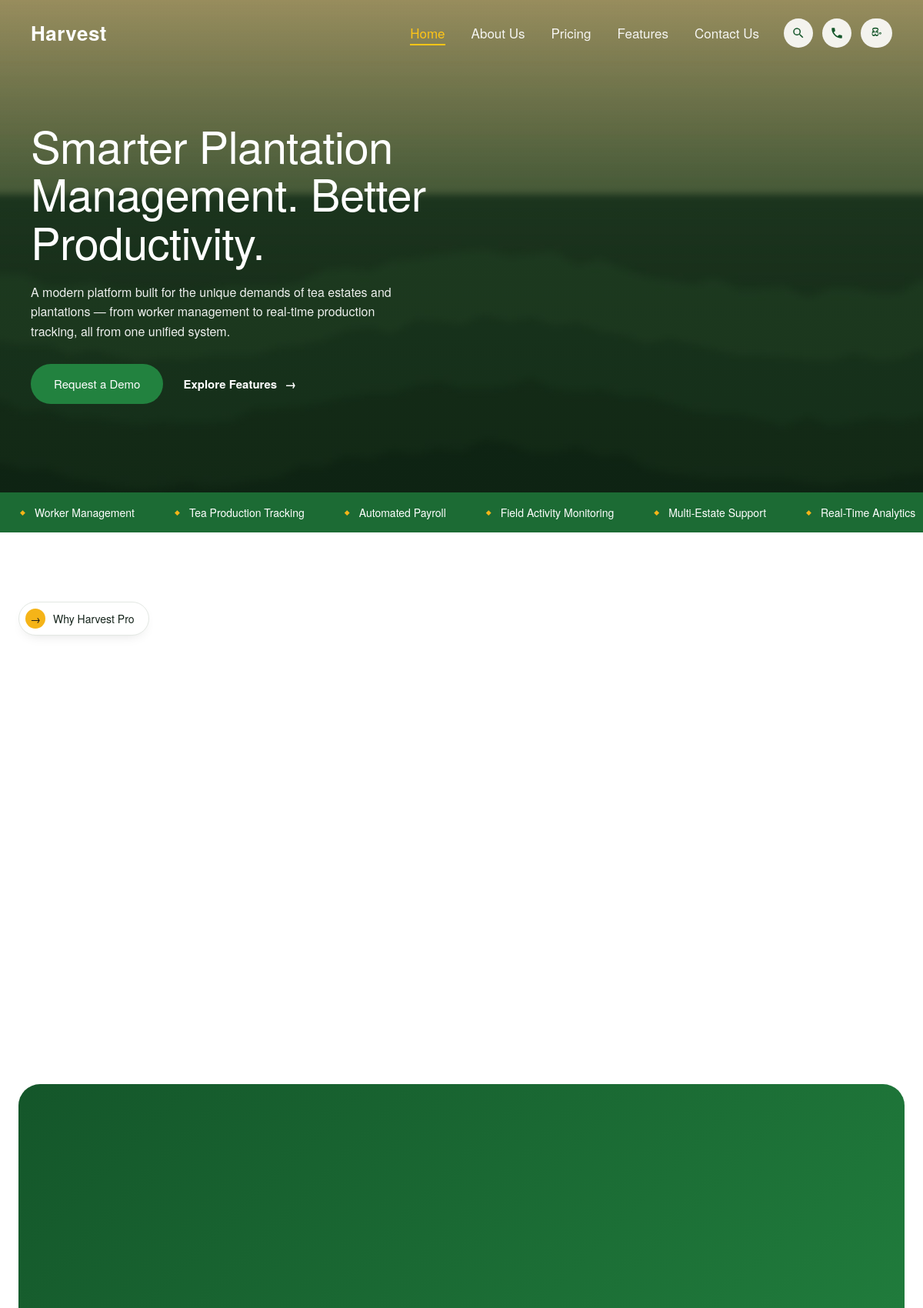
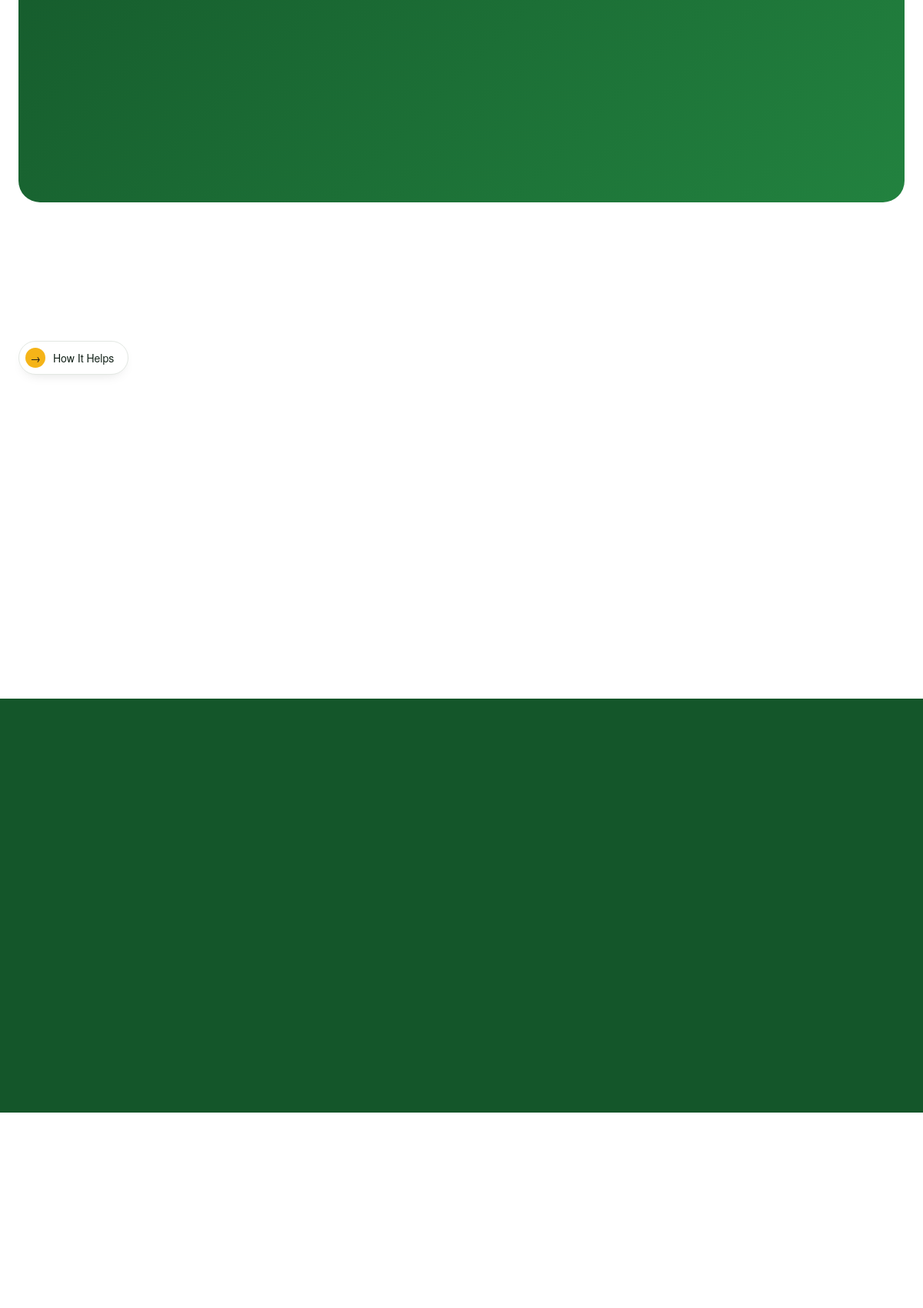
The page / (upper part) on the database its author committed (2 pictures, top to bottom).
### tables this page shows
CREATE TABLE IF NOT EXISTS `hero_slides` (
  `id` INT(11) NOT NULL AUTO_INCREMENT,
  `headline` VARCHAR(255) NOT NULL DEFAULT '',
  `subtext` TEXT DEFAULT NULL,
  `btn1_text` VARCHAR(100) DEFAULT NULL,
  `btn1_link` VARCHAR(255) DEFAULT NULL,
  `btn2_text` VARCHAR(100) DEFAULT NULL,
  `btn2_link` VARCHAR(255) DEFAULT NULL,
  `image` VARCHAR(255) DEFAULT NULL,
  `sort_order` INT(11) NOT NULL DEFAULT 0,
  `is_active` TINYINT(1) NOT NULL DEFAULT 1,
  PRIMARY KEY (`id`)
);

### includes/functions.php (called while the page is built, shortened)
<?php
require_once __DIR__ . '/config.php';
function current_lang(): string
{
    return CURRENT_LANG;
}
function translate(?string $text): string
{
    $text = (string)$text;
    if ($text === '' || current_lang() !== 'si') {
        return $text;
    }
    return $GLOBALS['TRANSLATIONS_SI'][$text] ?? $text;
}
function get_settings(): array
{
    global $pdo;
    static $cache = null;
    if ($cache !== null) {
        return $cache;
    }
    $cache = [];
    $rows = $pdo->query("SELECT setting_key, setting_value FROM settings")->fetchAll();
    foreach ($rows as $row) {
        $cache[$row['setting_key']] = $row['setting_value'];
    }
    return $cache;
}
function setting(string $key, string $default = ''): string
{
    $settings = get_settings();
    $value = isset($settings[$key]) && $settings[$key] !== '' ? $settings[$key] : $default;
    return translate($value);
}
function e(?string $value): string
{
    return htmlspecialchars((string)$value, ENT_QUOTES, 'UTF-8');
}
function resolve_image_url(string $value, string $fallback = ''): string
{
    if ($value === '') {
        return $fallback;
    }
    return UPLOAD_URL . ltrim($value, '/');
}
function image_url(string $key, string $fallback = ''): string
{
    return resolve_image_url(setting($key, ''), $fallback);
}
function get_hero_slides(): array
{
    global $pdo;
    $rows = $pdo->query(
        "SELECT * FROM hero_slides WHERE is_active = 1 ORDER BY sort_order ASC, id ASC"
    )->fetchAll();
    foreach ($rows as &$row) {
        $row['headline']  = translate($row['headline'] ?? '');
        $row['subtext']   = translate($row['subtext'] ?? '');
        $row['btn1_text'] = translate($row['btn1_text'] ?? '');
    }
    return $rows;
}
    ?>

### includes/maintenance-gate.php (called while the page is built, shortened)
<?php
if (setting('maintenance_mode') === '1' && empty($_SESSION['admin_id'])) {
    http_response_code(503);
    header('Retry-After: 3600');
    $mTitle = setting('maintenance_title', 'We\'ll be right back');
    $mMsg   = setting('maintenance_message', 'We\'re currently performing scheduled maintenance. Please check back shortly.');
    $mBrand = setting('brand_name', 'Harvest');
    $mFavicon = image_url('favicon');
    ?>
<!DOCTYPE html>
<html lang="<?= e(current_lang()) ?>">
<head>
<meta charset="UTF-8">
<meta name="viewport" content="width=device-width, initial-scale=1.0">
<?php if ($mFavicon !== ''): ?><link rel="icon" href="<?= e($mFavicon) ?>"><?php endif; ?>
<title><?= e($mTitle) ?> — <?= e($mBrand) ?></title>
<style>
  * { margin: 0; padding: 0; box-sizing: border-box; }
  body {
    min-height: 100vh; display: flex; align-items: center; justify-content: center;
    background: #0f3d1e; color: #fff; font-family: "Helvetica Neue", Helvetica, Arial, sans-serif; text-align: center; padding: 24px;
  }
  .m-box { max-width: 480px; }
  .m-brand { font-family: "Helvetica Neue", Helvetica, Arial, sans-serif; font-weight: 600; font-size: 22px; margin-bottom: 28px; color: #f5b418; }
  h1 { font-family: "Helvetica Neue", Helvetica, Arial, sans-serif; font-weight: 300; font-size: 32px; margin-bottom: 14px; }
  p { font-size: 15px; line-height: 1.6; color: #d7e2da; }
</style>
</head>
<body>
  <div class="m-box">
    <div class="m-brand"><?= e($mBrand) ?> Pro</div>
    <h1><?= e($mTitle) ?></h1>
    <p><?= nl2br_e($mMsg) ?></p>
  </div>
</body>
</html>
<?php
    exit;
}

### index.php (the view, shortened to what this page needs)
<?php
require_once __DIR__ . '/includes/functions.php';
require_once __DIR__ . '/includes/maintenance-gate.php';
$tickerItems = array_filter(array_map('trim', explode('|', setting('ticker_items'))));
$heroSlides = get_hero_slides();
$ctaBg         = image_url('cta_bg_image', 'assets/images/cta-bg.jpg');
?>
<!DOCTYPE html>
<html lang="<?= e(current_lang()) ?>">
<head>
<link rel="stylesheet" href="assets/css/style.css?v=1.3">
</head>
<body>
<?php $activeNav = 'home'; require __DIR__ . '/includes/site-nav.php'; ?>
<header class="hero" id="home">
  <div class="hero-slider" id="heroSlider">
    <?php foreach ($heroSlides as $i => $slide):
        $slideBg = resolve_image_url($slide['image'] ?? '', 'assets/images/hero-bg.jpg');
    ?>
      <div class="hero-slide<?= $i === 0 ? ' active' : '' ?>" style="background-image:linear-gradient(rgba(10,30,15,.4),rgba(10,30,15,.55)),url('<?= e($slideBg) ?>');">
        <div class="hero-inner">
          <div class="hero-content">
            <h1 class="hero-title"><?= e($slide['headline'] ?? '') ?></h1>
            <?php if (!empty($slide['subtext'])): ?><p class="hero-sub"><?= e($slide['subtext']) ?></p><?php endif; ?>
            <div class="hero-btns">
              <?php if (!empty($slide['btn1_text'])): ?>
                <a href="<?= e($slide['btn1_link'] ?: '#') ?>" class="btn btn-primary"><?= e($slide['btn1_text']) ?></a>
              <?php endif; ?>
              <?php if (!empty($slide['btn2_text'])): ?>
                <a href="<?= e($slide['btn2_link'] ?: '#') ?>" class="btn btn-text"><?= e($slide['btn2_text']) ?> <span>&rarr;</span></a>
              <?php endif; ?>
            </div>
          </div>
        </div>
      </div>
    <?php endforeach; ?>
  </div>
</header>
<div class="ticker">
  <div class="ticker-track">
    <?php for ($i = 0; $i < 2; $i++): ?>
      <?php foreach ($tickerItems as $item): ?>
        <span class="ticker-item"><span class="diamond">&#9670;</span> <?= e($item) ?></span>
      <?php endforeach; ?>
    <?php endfor; ?>
  </div>
</div>
<section class="why section" id="about">
  <div class="container">
    <span class="pill"><span class="pill-arrow">&rarr;</span> <?= e(setting('why_badge')) ?></span>
    <div class="why-grid">
    </div>
  </div>
</section>
<section class="features section" id="features">
  <div class="container">
    <div class="features-card">
      <div class="features-right">
      </div>
    </div>
  </div>
</section>
<section class="how section">
  <div class="container">
    <span class="pill"><span class="pill-arrow">&rarr;</span> <?= e(setting('how_badge')) ?></span>
    <div class="how-grid">
    </div>
  </div>
</section>
<section class="cta" id="contact" data-bg="linear-gradient(rgba(15,30,18,.72),rgba(15,30,18,.55)),url('<?= e($ctaBg) ?>')">
  <div class="container">
  </div>
</section>
<?php require __DIR__ . '/includes/site-footer.php'; ?>

### assets/css/style.css (style rules this page uses)
:root { --green-900: #0f3d1e; --green-800: #14562a; --green-700: #1c6b34; --green-600: #22823f; --green-500: #2f9d4e; --green-050: #eaf3ec; --gold: #f5b418; --gold-soft: #f6c243; --ink: #14231a; --muted: #5c6b60; --line: #e3e8e3; --white: #ffffff; --cream: #f7f8f6; --radius: 18px; --radius-lg: 28px; --shadow: 0 20px 50px -20px rgba(15, 45, 25, .35); --maxw: 1200px; }
* { margin: 0; padding: 0; box-sizing: border-box; }
html { scroll-behavior: smooth; }
body { font-family: "Helvetica Neue", Helvetica, Arial, sans-serif; color: var(--ink); background: var(--white); line-height: 1.6; overflow-x: hidden; overflow-wrap: break-word; -webkit-text-size-adjust: 100%; }
.reveal { opacity: 0; transform: translateY(28px); transition: opacity .7s ease, transform .7s ease; }
.reveal.in-view { opacity: 1; transform: translateY(0); }
h1, h2, h3, h4, h5, h6 { font-family: "Helvetica Neue", Helvetica, Arial, sans-serif; font-weight: 300; }
a { text-decoration: none; color: inherit; }
.container { width: 100%; max-width: var(--maxw); margin: 0 auto; padding: 0 24px; }
.section { padding: 90px 0; }
.hero-title, .why-heading, .features-title, .how-title, .cta-title, .page-banner h1, .feature-text h2, .about-story-panel h2, .partners-head h2, .why-choose-title, .contact-form-inner h2 { line-height: 1.08; letter-spacing: -.01em; }
.btn { display: inline-flex; align-items: center; gap: 10px; font-size: 15px; font-weight: 500; cursor: pointer; border: none; transition: all .25s ease; white-space: nowrap; }
.btn-primary { background: var(--green-600); color: #fff; padding: 14px 30px; border-radius: 40px; }
.btn-text { color: #fff; padding: 14px 8px; font-weight: 600; }
.btn-text span { transition: transform .25s ease; }
.hero { position: relative; color: #fff; min-height: 640px; display: flex; flex-direction: column; }
.hero-slider { position: relative; flex: 1; overflow: hidden; }
.hero-slide { position: absolute; inset: 0; background-size: cover; background-position: center; display: flex; align-items: center; transform: translateX(100%); transition: transform .7s ease; pointer-events: none; z-index: 1; }
.hero-slide.active { transform: translateX(0); pointer-events: auto; z-index: 2; }
.hero-inner { width: 100%; max-width: 1320px; margin: 0 auto; padding: 112px 40px 70px; }
.hero-content { max-width: 560px; }
.hero-title { font-size: 58px; margin-bottom: 22px; }
.hero-sub { font-size: 16px; opacity: .92; max-width: 500px; margin-bottom: 30px; }
.hero-btns { display: flex; align-items: center; gap: 18px; flex-wrap: wrap; }
.ticker { background: var(--green-700); overflow: hidden; padding: 15px 0; }
.ticker-track { display: flex; gap: 0; white-space: nowrap; animation: scroll 32s linear infinite; width: max-content; }
.ticker-item { color: #fff; font-size: 14px; font-weight: 500; display: inline-flex; align-items: center; gap: 12px; padding: 0 26px; }
.ticker-item .diamond { color: var(--gold); font-size: 9px; }
.pill { display: inline-flex; align-items: center; gap: 10px; background: #fff; border: 1px solid var(--line); padding: 8px 18px 8px 8px; border-radius: 40px; font-size: 14px; font-weight: 500; color: var(--ink); box-shadow: 0 6px 18px -10px rgba(0,0,0,.2); }
.pill-arrow { width: 26px; height: 26px; border-radius: 50%; background: var(--gold); color: #1a1a1a; display: grid; place-items: center; font-size: 14px; }
.why-grid { display: grid; grid-template-columns: 1fr 1fr; gap: 60px; align-items: center; margin-top: 40px; }
.features { padding-top: 20px; }
.features-card { background: var(--green-700); background-image: linear-gradient(135deg, var(--green-800), var(--green-600)); border-radius: var(--radius-lg); padding: 55px 50px; color: #fff; display: grid; grid-template-columns: 1fr 1.15fr; gap: 50px; position: relative; overflow: hidden; }
.features-right { display: grid; grid-template-columns: 1fr 1fr; gap: 16px; align-content: center; }
.how-grid { display: grid; grid-template-columns: 1fr 1.3fr; gap: 60px; margin-top: 36px; }
.cta { background-color: var(--green-800); background-size: cover; background-position: center; color: #fff; padding: 110px 0; }

### rows shown on the page
hero_slides: headline "Smarter Plantation Management. Better Productivity.", subtext "A modern platform built for the unique demands of tea estates and plantations — from worker management to real-time production tracking, all from one unified system.", btn1_text "Request a Demo", btn2_text "Explore Features"

### other values the page prints
$brandName "Harvest"
t('Home') "Home"
t('About Us') "About Us"
t('Pricing') "Pricing"
t('Features') "Features"
t('Contact Us') "Contact Us"
$langLabel "සිං"
$item "Worker Management"
$item "Tea Production Tracking"
$item "Automated Payroll"
$item "Field Activity Monitoring"
$item "Multi-Estate Support"
$item "Real-Time Analytics"
setting('why_badge') "Why Harvest Pro"
setting('how_badge') "How It Helps"
